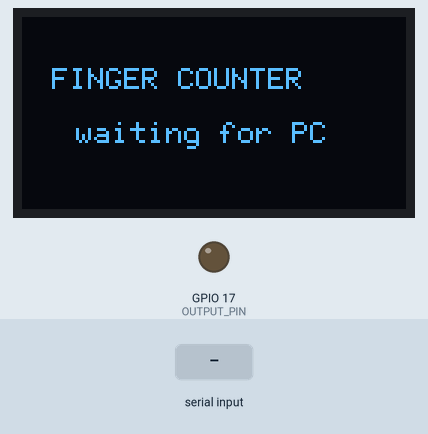
The program below on a simulated ESP32. Parts: 128×64 one-colour display, output pins drawn as LEDs (lit = HIGH). The test bench sets the inputs (shaded band). The OLED is the two-colour kind (top 16 rows yellow).

Above: at 0.06 s.
At 4.2 s:
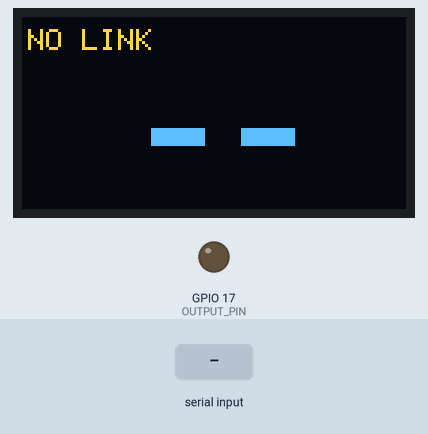
4.3 s: "FC \n" received over Serial
At 5.7 s:
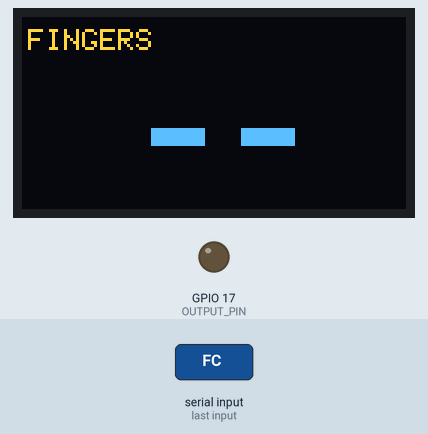
Timing chart, 0 to 7.3 s (numbered marks = the images above; inputs shaded):
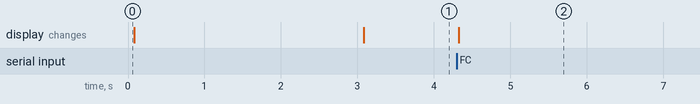

Measured:
- after the input at 4.3 s, the display: changes at once (image 2)

The program:

main.cpp
```cpp
/*
 * ESP32 + 0.96" SSD1306 OLED (I2C 128x64)
 *
 * 电脑端通过 USB 串口发送（115200 8N1，一行一帧）：
 *     FC <总数> <手数> [<手指数>[:L|R] ...]
 * 例如：
 *     FC 0 0
 *     FC 3 1 3:R
 *     FC 5 2 2:L 3:R
 *     FC 4 1 4          （左右手未知，YOLO 引擎）
 *
 * 接线（ESP32 DevKit / WROOM-32）：
 *     OLED VCC -> 3V3
 *     OLED GND -> GND
 *     OLED SCL -> GPIO22
 *     OLED SDA -> GPIO21
 *
 * 依赖库：U8g2（PlatformIO 会自动装，见 platformio.ini）
 */

#include <Arduino.h>
#include <Wire.h>
#include <U8g2lib.h>

// ---- 如果你不是普通 ESP32（C3/S3），改这里 ---------------------------
static const int I2C_SDA = 21;
static const int I2C_SCL = 22;
// ---------------------------------------------------------------------

// ---- 输出引脚：手指数量 == 5 时输出高电平，其余（含 0）输出低电平 ----
static const int OUTPUT_PIN = 17;
// ---------------------------------------------------------------------

U8G2_SSD1306_128X64_NONAME_F_HW_I2C display(
    U8G2_R0, U8X8_PIN_NONE, I2C_SCL, I2C_SDA);

char lineBuf[96];
uint8_t lineLen = 0;

int fingerCount = -1;      // -1 = 还没收到电脑数据
int handCount = 0;
int handSides[2] = {0, 0}; // 0=未知, 1=L, 2=R
unsigned long lastRxMs = 0;
bool dirty = true;
bool lastOffline = true;

void drawBadge(int x, int side) {
  display.drawRFrame(x, 1, 13, 13, 3);
  display.setFont(u8g2_font_6x12_tf);
  const char *t = (side == 1) ? "L" : (side == 2) ? "R" : "?";
  display.drawStr(x + 4, 11, t);
}

void drawScreen(bool offline) {
  display.clearBuffer();

  // 左上角：在线/离线状态
  display.setFont(u8g2_font_6x12_tf);
  display.drawStr(2, 11, offline ? "NO LINK" : "FINGERS");

  // 右上角：左右手徽标
  int n = handCount;
  if (n > 2) n = 2;
  if (n == 1) {
    drawBadge(114, handSides[0]);
  } else if (n >= 2) {
    drawBadge(100, handSides[0]);
    drawBadge(114, handSides[1]);
  }

  // 中间大数字
  display.setFont(u8g2_font_logisoso46_tn);
  char buf[8];
  if (fingerCount < 0) {
    strcpy(buf, "--");
  } else {
    snprintf(buf, sizeof(buf), "%d", fingerCount);
  }
  int w = display.getStrWidth(buf);
  display.drawStr((128 - w) / 2, 58, buf);

  display.sendBuffer();
}

void handleLine(char *s) {
  if (strncmp(s, "FC ", 3) != 0) return;

  lastRxMs = millis();
  if (strcmp(s, "FC READY") == 0) {
    dirty = true;
    return;
  }

  char *p = s + 3;
  int total = 0, hands = 0, consumed = 0;
  if (sscanf(p, "%d %d%n", &total, &hands, &consumed) != 2) return;
  p += consumed;

  int sides[2] = {0, 0};
  int idx = 0;
  char *tok = strtok(p, " ");
  while (tok != NULL && idx < 2) {
    int c = 0;
    char side = 0;
    if (sscanf(tok, "%d:%c", &c, &side) == 2) {
      sides[idx] = (side == 'L' || side == 'l') ? 1
                 : (side == 'R' || side == 'r') ? 2
                 : 0;
    }
    idx++;
    tok = strtok(NULL, " ");
  }

  if (total < 0) total = 0;
  if (total > 10) total = 10;
  if (hands < 0) hands = 0;

  // 5 根手指 -> 高电平；0~4 根 -> 低电平
  digitalWrite(OUTPUT_PIN, (total == 5) ? HIGH : LOW);

  bool changed = (total != fingerCount) || (hands != handCount) ||
                 (sides[0] != handSides[0]) || (sides[1] != handSides[1]);
  if (changed) {
    fingerCount = total;
    handCount = hands;
    handSides[0] = sides[0];
    handSides[1] = sides[1];
    dirty = true;
  }
}

void setup() {
  Serial.begin(115200);

  pinMode(OUTPUT_PIN, OUTPUT);
  digitalWrite(OUTPUT_PIN, LOW);   // 上电默认低电平

  Wire.begin(I2C_SDA, I2C_SCL);
  Wire.setClock(400000L);
  display.begin();
  display.setContrast(255);

  display.clearBuffer();
  display.setFont(u8g2_font_6x12_tf);
  display.drawStr(10, 24, "FINGER COUNTER");
  display.drawStr(18, 42, "waiting for PC");
  display.sendBuffer();

  lastRxMs = millis();
}

void loop() {
  while (Serial.available() > 0) {
    char c = (char)Serial.read();
    if (c == '\n') {
      lineBuf[lineLen] = '\0';
      handleLine(lineBuf);
      lineLen = 0;
    } else if (c != '\r') {
      if (lineLen < sizeof(lineBuf) - 1) {
        lineBuf[lineLen++] = c;
      } else {
        lineLen = 0;
      }
    }
  }

  bool offline = (lastRxMs == 0) || (millis() - lastRxMs > 3000);
  if (offline != lastOffline) {
    lastOffline = offline;
    dirty = true;
  }
  if (dirty) {
    drawScreen(offline);
    dirty = false;
  }
}
```
